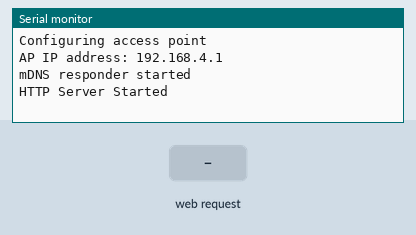
Bench run of a program on a simulated ESP8266 (NodeMCU). Parts: the last lines printed to the serial monitor. The inputs (shaded band) are chosen by the test bench. WiFi joins after 1.5 s; servers stay silent unless stated; a WiFi scan finds three made-up networks.

Above: at 1.3 s.
1.4 s: HTTP request GET / received
At 1.7 s:
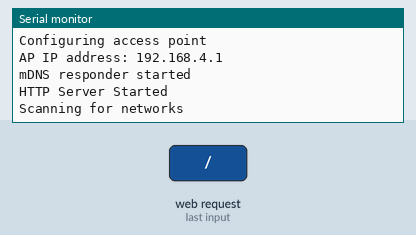
At 4.5 s:
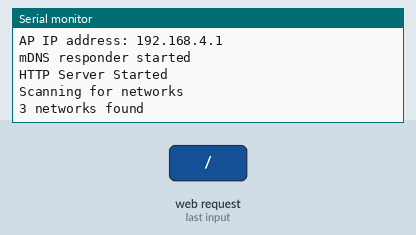

Measured:
- after the input at 1.4 s, the serial monitor: prints a new line at once (image 1)

The program:

main.cpp
```cpp
#include <ESP8266WiFi.h>
#include <WiFiClient.h>
#include <ESP8266WebServer.h>
#include <ESP8266mDNS.h>

#ifndef APSSID
#define APSSID "SmartHome WiFi Sensor"
#define APPSK "Passw0rd"
#endif

// WiFi Credentials
const char *ssid = APSSID;
const char *password = APPSK;

ESP8266WebServer server(80);

// Root Page when device is connected to WiFi as a station
void handleRoot() {
    String htmlPage = String("<!DOCTYPE HTML><html><body><h1>SmartHome WiFi Sensor</h1><p>Reset WiFi Configuration:</p>");
    htmlPage += String("<a href='/resetWiFi'><button>Reset WiFi</button></a>");
    htmlPage += String("</body></html>");
    server.send(200, "text/html", htmlPage);
}
// Root Page when device is NOT connected to WiFi as a station e.g Setup mode
void handleRootFirstRun() {
    Serial.println("Scanning for networks");
    int numSsid = WiFi.scanNetworks();
    Serial.print(numSsid);
    Serial.println(" networks found");
    String htmlPage = String("{");
    if (numSsid == 0) {
        htmlPage += String(R"("status" : "fail",)");
        htmlPage += String(R"("data" : {"networks" : "No networks found"})");
    } else {
        htmlPage += String(R"("status" : "success",)");
        htmlPage += String(R"("data" : { "networks" : [)");
        /* -----------------------------------------------------------------------------
         * Sort networks by their RSSI strength
         * Source: https://github.com/tzapu/WiFiManager/blob/master/WiFiManager.cpp#L489
         * ----------------------------------------------------------------------------- */
        //sort networks
        int indices[numSsid];
        for (int i = 0; i < numSsid; i++) {
            indices[i] = i;
        }

        // RSSI SORT
        for (int i = 0; i < numSsid; i++) {
            for (int j = i + 1; j < numSsid; j++) {
                if (WiFi.RSSI(indices[j]) > WiFi.RSSI(indices[i])) {
                    std::swap(indices[i], indices[j]);
                }
            }
        }

        for (int i = 0; i < numSsid; i++) {
            String currentSsid = WiFi.SSID(indices[i]);
            int currentRSSI = WiFi.RSSI(indices[i]);
            boolean currentEnc = false;
            if (WiFi.encryptionType(indices[i]) != ENC_TYPE_NONE) { currentEnc = true; }

            htmlPage += String("{");
            htmlPage += String("\"id\" : ");
            htmlPage += String(indices[i]);
            htmlPage += String(",\"name\" : \"" + currentSsid + "\",");
            htmlPage += String("\"encryption\" : ");
            htmlPage += String(currentEnc);
            htmlPage += String(",\"strength\" : ");
            htmlPage += String(currentRSSI);
            htmlPage += String("}");

            if (i < numSsid - 1) {
                htmlPage += String(",");
            } else {
                htmlPage += String("]}");
            }
        }
    }
    htmlPage += String("}");
    server.send(200, "application/json", htmlPage);
}

int connectNetwork(const String& netSSID, const String& netPassword) {
    // Connect to the specified network
    WiFi.begin(netSSID, netPassword);
    int connStatus = WiFi.waitForConnectResult();

    return connStatus;
}

void handleConnectNetwork() {
    // Handle the form submission to connect to a network
    // The htmlPages in this function never display... Probably due to changing networks, can be tidied up
    if(server.method() != HTTP_POST) {
        server.send(405, "text/plain", "Method not allowed");
    } else {
        Serial.println("Received valid POST request, attempting network connection");
        int connResult = connectNetwork(server.arg("ssid"), server.arg("password"));
        Serial.print("Connection Result: ");
        Serial.println(connResult);
        switch(connResult) {
            case WL_CONNECTED:
                Serial.println("Connection successful");
                Serial.print("Local IP: ");
                Serial.println(WiFi.localIP());
                break;
            case WL_CONNECT_FAILED:
                WiFi.disconnect();
                Serial.println("Connection unsuccessful. Check the password");
                break;
            default:
                Serial.println("Connection unsuccessful. Unknown Error");
        }
        Serial.println("Send the response to the browser");
        ESP.restart(); // Restart the ESP to ensure we are connected to the Wifi and the SoftAP has been disabled
    }
}

void handleReset() {
    /* Disconnect from the current access point and restart the ESP to rerun setup */
    WiFi.disconnect();
    ESP.restart();
}

void setup() {
    delay(100);
    Serial.begin(115200);
    Serial.println();

    if (!WiFi.isConnected()) {
        WiFi.mode(WIFI_AP_STA);
        Serial.println("Configuring access point");
        WiFi.softAP(ssid, password);

        IPAddress myIP = WiFi.softAPIP();
        Serial.print("AP IP address: ");
        Serial.println(myIP);

        server.on("/", handleRootFirstRun);
        server.on("/connectNetwork", handleConnectNetwork);
    } else {
        WiFi.mode(WIFI_STA);
        Serial.println(WiFi.localIP());
        server.on("/", handleRoot);
        server.on("/resetWiFi", handleReset);
    }

    // Set up mDNS responder:
    // - first argument is the domain name, in this example
    //   the fully-qualified domain name is "esp8266.local"
    // Based on: https://github.com/esp8266/Arduino/blob/master/libraries/ESP8266mDNS/examples/mDNS_Web_Server/mDNS_Web_Server.ino#L53
    if (!MDNS.begin("esp8266")) {
        Serial.println("Error setting up MDNS responder!");
    } else {
        Serial.println("mDNS responder started");
    }

    server.begin();
    Serial.println("HTTP Server Started");

    MDNS.addService("http", "tcp", 80);
}

void loop() {
    MDNS.update();
    server.handleClient();
}
```
